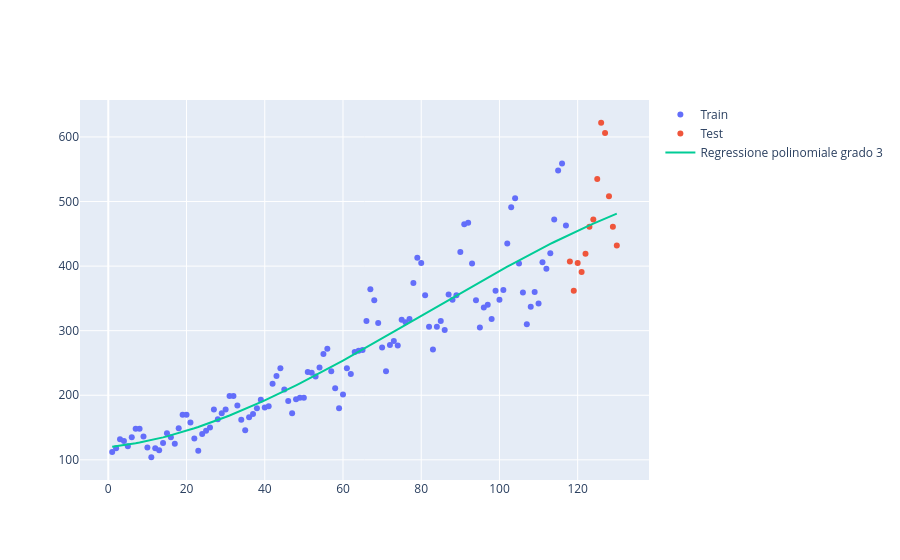

Notebook cell for this chart:
### Code cell
fig = go.Figure()

fig.add_trace(go.Scatter(
    x=X_train["mese_numerico"],
    y=y_train["passengers"],
    mode="markers",
    name="Train"
))

fig.add_trace(go.Scatter(
    x=X_test["mese_numerico"],
    y=y_test["passengers"],
    mode="markers",
    name="Test"
))

fig.add_trace(go.Scatter(
    x=df["mese_numerico"],
    y=model.predict(X).ravel(),
    mode="lines",
    name=f"Regressione polinomiale grado {degree}"
))

fig.show()

### Figure 1 — Plotly figure (JSON) as saved in the notebook; plotly's stock layout.template omitted (floating-point values rounded to 4 significant figures; data arrays with more than 128 entries replaced by an {"elided": "..."} marker saying what was removed)
{"data": [{"mode": "markers", "name": "Train", "type": "scatter", "x": [1, 2, 3, 4, 5, 6, 7, 8, 9, 10, 11, 12, 13, 14, 15, 16, 17, 18, 19, 20, 21, 22, 23, 24, 25, 26, 27, 28, 29, 30, 31, 32, 33, 34, 35, 36, 37, 38, 39, 40, 41, 42, 43, 44, 45, 46, 47, 48, 49, 50, 51, 52, 53, 54, 55, 56, 57, 58, 59, 60, 61, 62, 63, 64, 65, 66, 67, 68, 69, 70, 71, 72, 73, 74, 75, 76, 77, 78, 79, 80, 81, 82, 83, 84, 85, 86, 87, 88, 89, 90, 91, 92, 93, 94, 95, 96, 97, 98, 99, 100, 101, 102, 103, 104, 105, 106, 107, 108, 109, 110, 111, 112, 113, 114, 115, 116, 117], "y": [112.0, 118.0, 132.0, 129.0, 121.0, 135.0, 148.0, 148.0, 136.0, 119.0, 104.0, 118.0, 115.0, 126.0, 141.0, 135.0, 125.0, 149.0, 170.0, 170.0, 158.0, 133.0, 114.0, 140.0, 145.0, 150.0, 178.0, 163.0, 172.0, 178.0, 199.0, 199.0, 184.0, 162.0, 146.0, 166.0, 171.0, 180.0, 193.0, 181.0, 183.0, 218.0, 230.0, 242.0, 209.0, 191.0, 172.0, 194.0, 196.0, 196.0, 236.0, 235.0, 229.0, 243.0, 264.0, 272.0, 237.0, 211.0, 180.0, 201.0, 242.0, 233.0, 267.0, 269.0, 270.0, 315.0, 364.0, 347.0, 312.0, 274.0, 237.0, 278.0, 284.0, 277.0, 317.0, 313.0, 318.0, 374.0, 413.0, 405.0, 355.0, 306.0, 271.0, 306.0, 315.0, 301.0, 356.0, 348.0, 355.0, 422.0, 465.0, 467.0, 404.0, 347.0, 305.0, 336.0, 340.0, 318.0, 362.0, 348.0, 363.0, 435.0, 491.0, 505.0, 404.0, 359.0, 310.0, 337.0, 360.0, 342.0, 406.0, 396.0, 420.0, 472.0, 548.0, 559.0, 463.0]}, {"mode": "markers", "name": "Test", "type": "scatter", "x": [118, 119, 120, 121, 122, 123, 124, 125, 126, 127, 128, 129, 130], "y": [407.0, 362.0, 405.0, 391.0, 419.0, 461.0, 472.0, 535.0, 622.0, 606.0, 508.0, 461.0, 432.0]}, {"mode": "lines", "name": "Regressione polinomiale grado 3", "type": "scatter", "x": {"elided": "130 int values"}, "y": {"elided": "130 float values"}}], "layout": {}}
